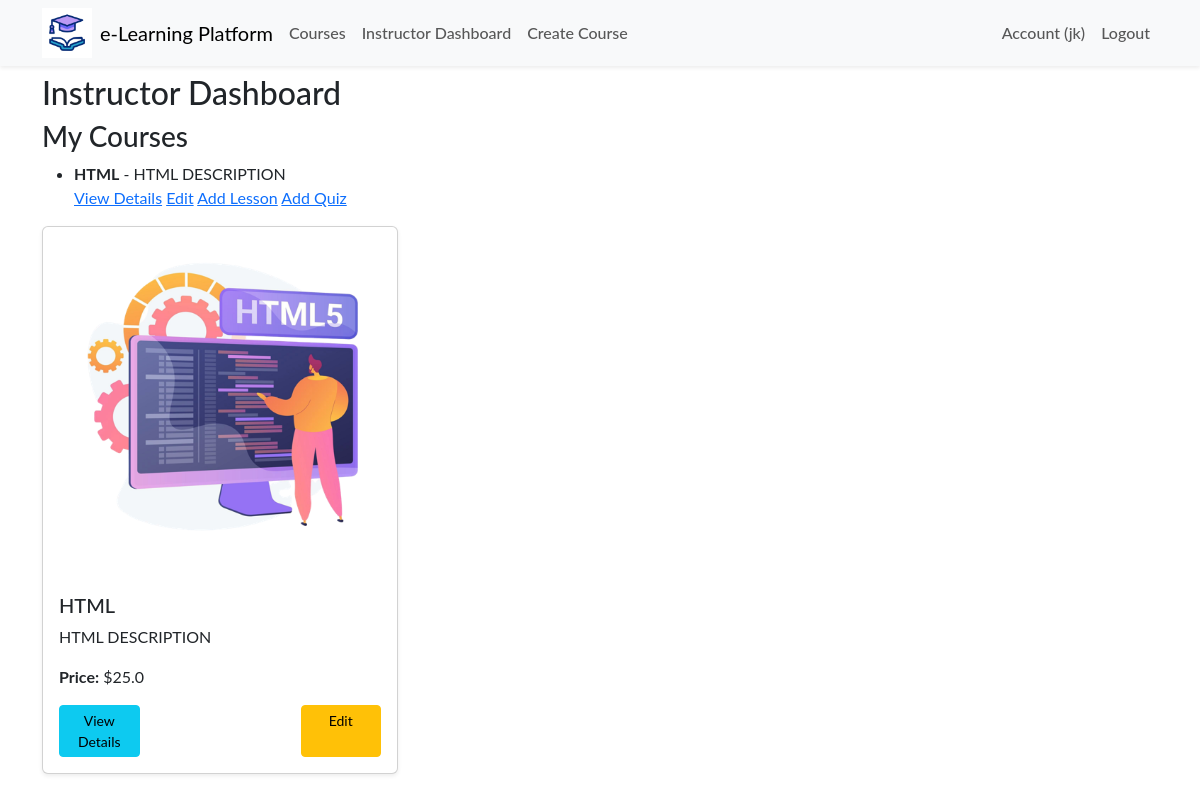
Page /courses/instructor/dashboard (signed in) on the earlier database version.
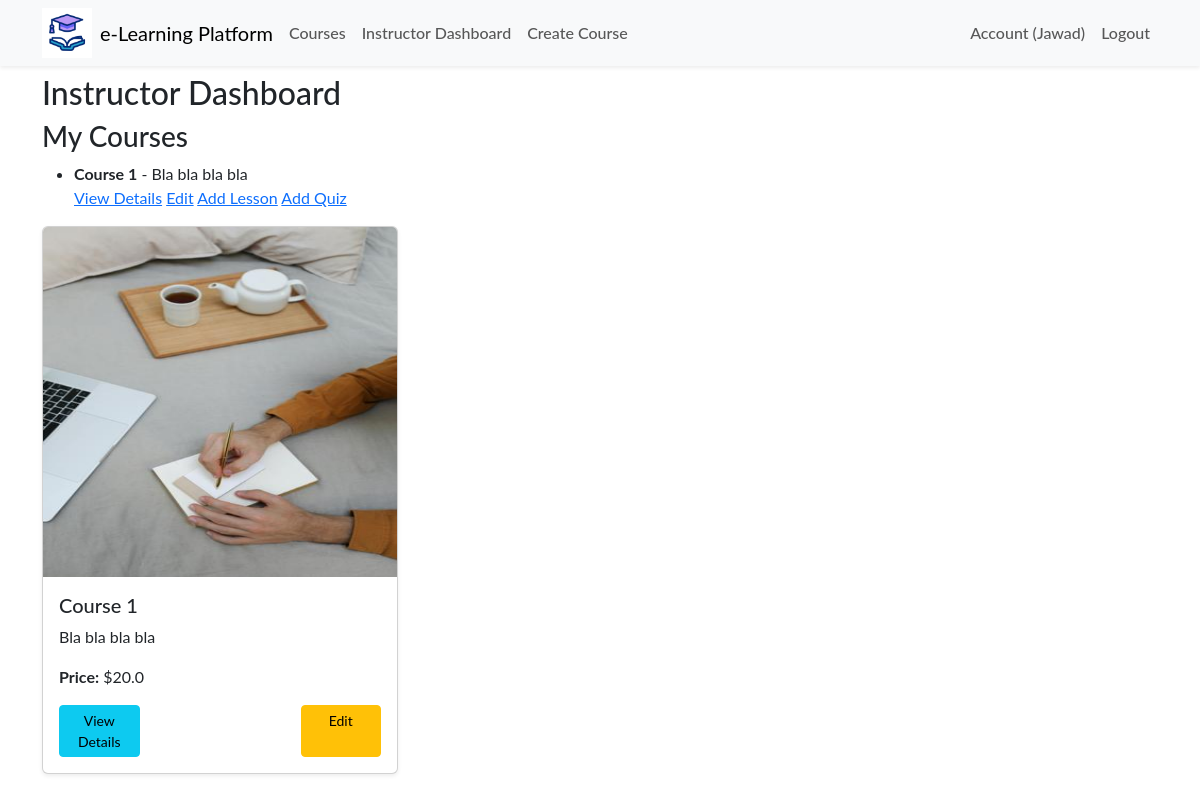
Same page on the later database version.
### app/models.py (models this page shows, shortened)
class User(db.Model, UserMixin):
    id = db.Column(db.Integer, primary_key=True)
    name = db.Column(db.String(50), nullable=False)
    email = db.Column(db.String(120), unique=True, nullable=False)
    role = db.Column(db.String(10))  # 'student' or 'instructor'
    password_hash = db.Column(db.String(128), nullable=False)
    created_at = db.Column(db.DateTime, default=datetime.utcnow)

class Course(db.Model):
    id = db.Column(db.Integer, primary_key=True)
    title = db.Column(db.String(100), nullable=False)
    description = db.Column(db.Text, nullable=False)
    courseImage =db.Column(db.String(50), nullable=False, default='default.jpg')
    price = db.Column(db.Float, nullable=False)
    teacher_id = db.Column(db.Integer, db.ForeignKey('user.id'), nullable=False)
    created_at = db.Column(db.DateTime, default=datetime.utcnow)
    instructor = db.relationship('User', backref='courses', lazy=True)
    lessons = db.relationship('Lesson', back_populates='course', lazy=True)  # Change backref to back_populates
    category_id = db.Column(db.Integer, db.ForeignKey('category.id'), nullable=False)
    category = db.relationship('Category', backref='courses', lazy=True)

### app/routes/course.py (the view)
@bp.route('/instructor/dashboard')
@login_required
def instructor_dashboard():
    if current_user.role != 'instructor':
        flash('Only instructors can access the dashboard.', 'danger')
        return redirect(url_for('main.index'))
    courses = Course.query.filter_by(teacher_id=current_user.id).all()
    return render_template('instructor_dashboard.html', courses=courses)

### app/__init__.py (called while the page is built)
def create_app(config_class='config.Config'):
    app = Flask(__name__)
    app.config.from_object(config_class)
    db.init_app(app)
    migrate.init_app(app, db)
    login_manager.init_app(app)
    login_manager.login_view = 'auth.login'
    mail.init_app(app)
    from .models import User
    @login_manager.user_loader
    def load_user(user_id):
        return User.query.get(int(user_id))
    from .routes.main import bp as main_bp
    from .routes.auth import bp as auth_bp
    from .routes.course import bp as course_bp
    app.register_blueprint(main_bp)
    app.register_blueprint(auth_bp)
    app.register_blueprint(course_bp)
    return app

### app/templates/instructor_dashboard.html
{% extends 'layout.html' %}
{% block content %}
<h2>Instructor Dashboard</h2>
<h3>My Courses</h3>
<ul>
    {% for course in courses %}
    <li>
        <strong>{{ course.title }}</strong> - {{ course.description }}<br>
        <a href="{{ url_for('course.course_details', course_id=course.id) }}">View Details</a>
        <a href="{{ url_for('course.edit_course', course_id=course.id) }}">Edit</a>
        <a href="{{ url_for('course.add_lesson', course_id=course.id) }}">Add Lesson</a>
        <a href="{{ url_for('course.add_quiz', course_id=course.id) }}">Add Quiz</a>
    </li>
    {% endfor %}
</ul>
<div class="row">
    {% for course in courses %}
    <div class="col-md-4 mb-4">
        <div class="card shadow-sm">
            {% if course.courseImage %}
            <img src="{{ url_for('static', filename='img_course/' + course.courseImage) }}" height="350px" class="card-img-top"
                alt="{{ course.title }}">
            {% else %}
            <img src="{{ url_for('static', filename='img_course/default.jpg') }}" class="card-img-top"
                alt="Course image placeholder">
            {% endif %}
            <div class="card-body">
                <h5 class="card-title">
                    {{ course.title }}
                </h5>
                <p class="card-text">{{ course.description }}</p>
                <p class="card-text"><strong>Price:</strong> ${{ course.price }}</p>
                <div class="d-flex justify-content-between">
                    <a href="{{ url_for('course.course_details', course_id=course.id) }}" class="btn btn-info btn-sm w-25">View
                        Details</a>
                    <a href="{{ url_for('course.edit_course', course_id=course.id) }}" class="btn btn-warning btn-sm w-25">Edit</a>
                </div>
            </div>
        </div>
    </div>
    {% endfor %}
</div>
{% endblock %}

### app/templates/layout.html (shortened to what this page needs)
<!DOCTYPE html>
<html lang="en">
  <head>
    <link href="https://cdn.jsdelivr.net/npm/bootstrap@5.3.3/dist/css/bootstrap.min.css" rel="stylesheet" />
    <link rel="stylesheet" href="{{ url_for('static', filename='css/main.css') }}" />
  </head>
  <body>
    <nav class="navbar navbar-expand-lg navbar-light bg-light shadow-sm sticky-top">
      <div class="container">
        <img width="50px" src="{{ url_for('static', filename='/img/icone.gif') }}" alt="">
        <a class="navbar-brand mx-2" href="{{ url_for('main.index') }}">e-Learning Platform</a>
        <div class="collapse navbar-collapse" id="navbarNav">
          <ul class="navbar-nav me-auto mb-2 mb-lg-0">
            <li class="nav-item">
              <a class="nav-link" href="{{ url_for('course.list_courses') }}">Courses</a>
            </li>
            {% if current_user.is_authenticated %}
              {% if current_user.role == 'instructor' %}
              <li class="nav-item">
                <a class="nav-link" href="{{ url_for('course.instructor_dashboard') }}">Instructor Dashboard</a>
              </li>
              <li class="nav-item">
                <a class="nav-link" href="{{ url_for('course.create_course') }}">Create Course</a>
              </li>
              {% elif current_user.role == 'student' %}
              <li class="nav-item">
                <a class="nav-link" href="{{ url_for('course.student_dashboard') }}">Student Dashboard</a>
              </li>
              {% endif %}
            {% endif %}
          </ul>
          <ul class="navbar-nav ms-auto">
            {% if current_user.is_authenticated %}
            <li class="nav-item">
              <a class="nav-link" href="{{ url_for('auth.account') }}">Account ({{ current_user.name }})</a>
            </li>
            <li class="nav-item">
              <a class="nav-link" href="{{ url_for('auth.logout') }}">Logout</a>
            </li>
            {% endif %}
          </ul>
        </div>
      </div>
    </nav>
    <div class="container mt-2">{% include 'flash_msg.html' %} {% block content %}{% endblock %}</div>
  </body>
</html>

Differences in the rows shown:
removed Course: title "HTML", description "HTML DESCRIPTION", courseImage (picture), price "25.0"
changed User: name "jk" → "Jawad"
added Course: title "Course 1", description "Bla bla bla bla", courseImage (picture), price "20.0"
